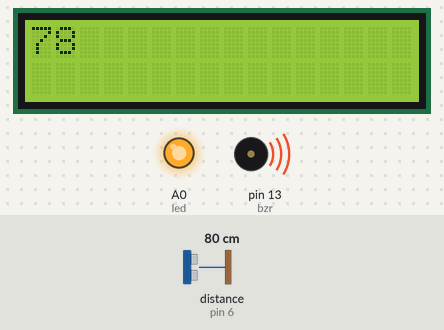
Bench run of a sketch on a simulated Arduino Uno, built with avr-gcc and run on an emulated ATmega328P. On the bench: 16×2 character LCD, output pins drawn as LEDs (lit = HIGH), buzzer (waves = sounding). Wiring (inferred from the names in the program): ultrasonic range finder: trigger pin 5; echo pin 6. The inputs (shaded band) are chosen by the test bench; at power-on: distance to the obstacle (sensor on pin 6) 80 cm. The echo pulse lasts 58.3 µs per cm; pins used as bus, display or sensor lines are not drawn; what the sketch prints to the serial monitor is not drawn.

Above: at 2.2 s.
2.3 s: distance to the obstacle (sensor on pin 6) set to 18 cm
At 4.03 s:
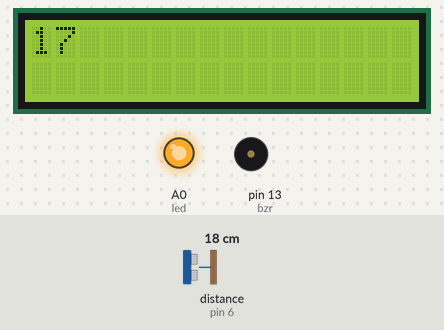
6.4 s: distance to the obstacle (sensor on pin 6) set to 14 cm
At 9.1 s:
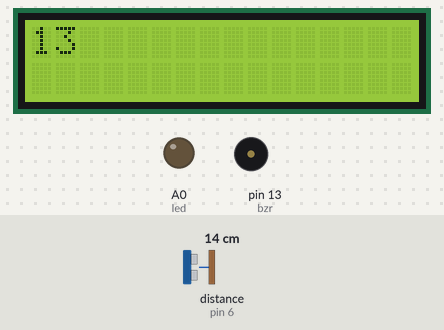
9.4 s: distance to the obstacle (sensor on pin 6) set to 2 cm
At 11.2 s:
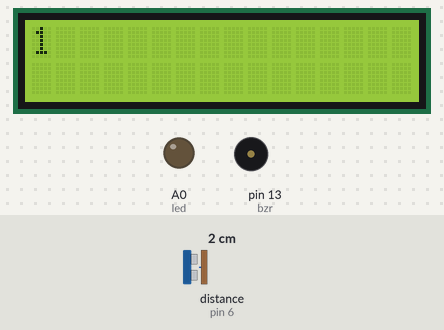
Timing chart, 0 to 12.7 s (numbered marks = the images above; inputs shaded):
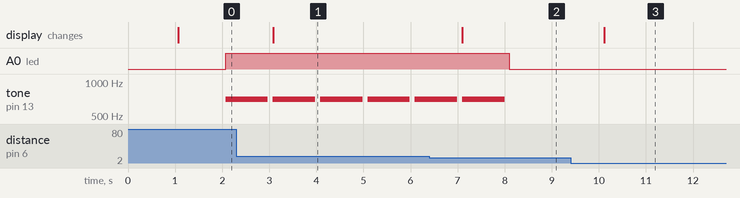

Measured:
- the behaviour switches between 17 and 16 cm on distance to the obstacle (sensor on pin 6) (found by bisection; images 1 and 2)
- after the input at 2.3 s, the display: changes after 0.78 s (image 1)
- after the input at 6.4 s, A0 (led): HIGH → LOW after 1.7 s; tone on pin 13 (bzr): goes on until 8.0 s, then stays silent; the display: changes after 0.70 s (image 2)
- after the input at 9.4 s, the display: changes after 0.71 s (image 3)
- by itself, tone on pin 13 (bzr): alternates 700 Hz for 0.90 s and silent for 0.10 s

The sketch:

coba_us.ino
```cpp
#include <LiquidCrystal.h>

LiquidCrystal lcd(12, 11, 10, 9, 8, 7);
//long echoPin = A1;
//long trigPin = A2;
long echoPin = 6;
long trigPin = 5;
int bzr = 13;
int led = A0;
//int led1 = D5;
long duration;
long distance;
void setup() {
  pinMode(trigPin, OUTPUT);
  pinMode(bzr, OUTPUT);
  pinMode(echoPin, INPUT);
  pinMode(led, OUTPUT);
//  pinMode(D5, OUTPUT);
  lcd.begin(16, 2);
  Serial.begin(9600);
  Serial.println("Memulai Membaca Jarak");
  delay(1000);
}
void loop() {
  digitalWrite(trigPin, LOW);
  delayMicroseconds(2);
  digitalWrite(trigPin, HIGH);
  delayMicroseconds (10);
  digitalWrite(trigPin, LOW);
  duration = pulseIn(echoPin, HIGH);
  distance = duration * 0.034 / 2;
  lcd.setCursor(0,0);
  lcd.clear();
  lcd.print(distance);
//  lcd.print(" cm");
  Serial.print("Distance: ");
  Serial.print(distance);
  Serial.println(" cm");
  delay(1000);
  if (distance > 15){
    digitalWrite(led, HIGH);
    digitalWrite(13, HIGH);
    tone(bzr, 700, 900);
  }else{
    digitalWrite(13, LOW);
    digitalWrite(led, LOW);
  }
}
```
